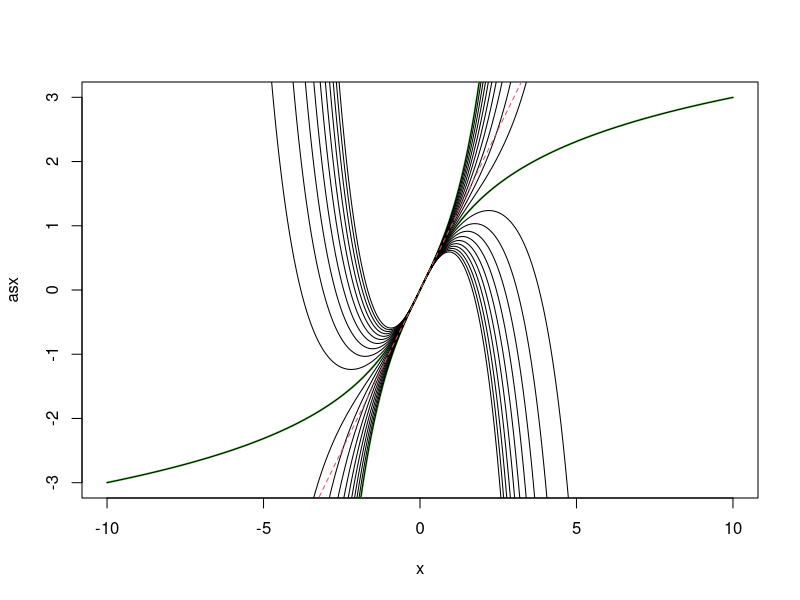

This figure's R source:
x <- -1000:1000/100
asx <- asinh(x)
sx <- sinh(x)

ps <- -10:10/10
avelines <- lapply(ps, function(p) sx * p + asx * (1-p))
plot(x, asx, type = "l", lwd = 2, col = 3)
lines(x, sx, lwd = 2, col = 3)
for(i in 1:length(ps)){
  lines(x, avelines[[i]])
}
abline(0,1,col=2,lty=2)
